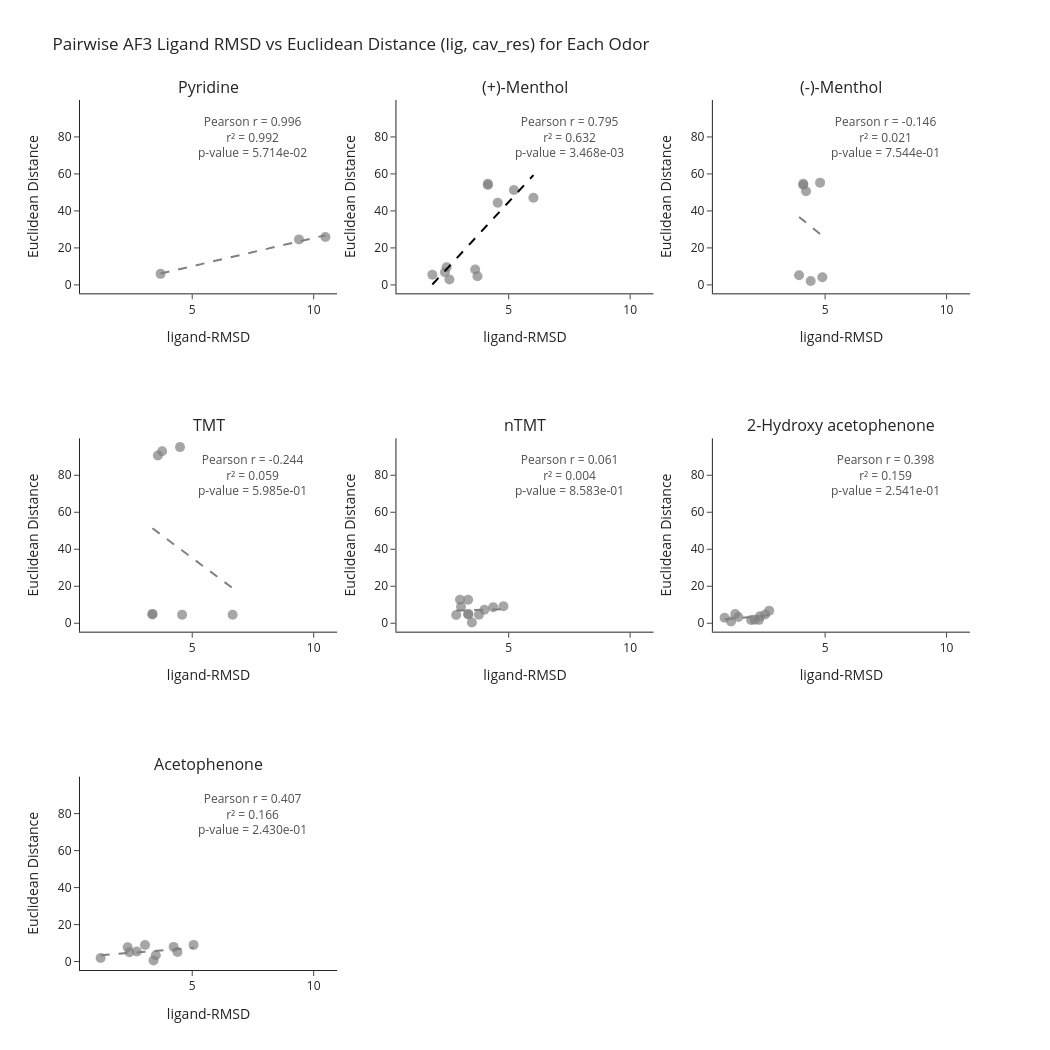

The code cell stored with this chart in its notebook:
### Code cell
from plotly.subplots import make_subplots

plot_df = ligand_comparison_df

# Get unique 'odors' values
odors = plot_df["odor"].unique()
num_cids = len(odors)

# Determine subplot grid size (aiming for square-like layout)
cols = int(np.ceil(np.sqrt(num_cids)))  # Square root for balanced grid
rows = int(np.ceil(num_cids / cols))

# Create subplot layout
fig = make_subplots(rows=rows, cols=cols, subplot_titles=[f"{_odor}" for _odor in odors])

# Loop through each 'cid' and create a subplot
for i, _odor in enumerate(odors):
    row, col = divmod(i, cols)  # Get row and col position

    # Subset data for this 'cid'
    subset_df = plot_df[plot_df["odor"] == _odor]

    # Generate individual plot using your function
    sub_fig = pf.plot_correlation(subset_df, 
                                  x_by='ligand_RMSD', y_by='Euclidean_Distance', 
                                  label_by='OR_pair', 
                                  linestyle='dash')

    # Add traces to subplot
    for _trace in sub_fig.data:
        fig.add_trace(_trace, row=row+1, col=col+1) 
    
    # Extract Pearson correlation annotation text
    if sub_fig.layout.annotations:
        fig.add_annotation(
            text=sub_fig.layout.annotations[0].text,
            x=7.5, y=80,  # Keep it at upper-left of each subplot
            showarrow=False,
            opacity=0.8, 
            row=row+1, col=col+1
        )

# Apply fixed x/y limits to all subplots
x = [_x for _data in fig.data for _x in _data['x']]
y = [_y for _data in fig.data for _y in _data['y']]
padding_x = (np.max(x) - np.min(x)) * 0.05  # 5% padding
padding_y = (np.max(y) - np.min(y)) * 0.05
fig.update_xaxes(range=[np.min(x) - padding_x, np.max(x) + padding_x], title_text="ligand-RMSD")
fig.update_yaxes(range=[np.min(y) - padding_y, np.max(y) + padding_y], title_text="Euclidean Distance")

# Update layout
fig.update_layout(
    title="Pairwise AF3 Ligand RMSD vs Euclidean Distance (lig, cav_res) for Each Odor",
    height = 350 * rows,  # Adjust based on rows
    width  = 350 * cols,   # Adjust based on cols
    showlegend=False, 
    template="simple_white"
)

# Show figure
fig.show()
fig.write_html('/mnt/data2/Justice/OR_learning/output/Canonical_bc/AF3/pS6_screen_template/ligand_comparison/ligRMSD_EuclDistligcav_res_subplot.html')

### Figure 1 — Plotly figure (JSON) as saved in the notebook; plotly's stock layout.template omitted (floating-point values rounded to 4 significant figures)
{"data": [{"hoverinfo": "text", "legendgroup": "Data", "marker": {"color": "gray", "opacity": 0.7, "size": 10}, "mode": "markers", "name": "Data", "showlegend": false, "text": ["ligand_RMSD: 9.395<br>Euclidean_Distance: 24.600<br>or13g1_or12j2", "ligand_RMSD: 10.483<br>Euclidean_Distance: 25.940<br>or13g1_or4b1d", "ligand_RMSD: 3.698<br>Euclidean_Distance: 5.973<br>or12j2_or4b1d"], "type": "scatter", "x": [9.395, 10.48, 3.698], "xaxis": "x", "y": [24.6, 25.94, 5.973], "yaxis": "y"}, {"hoverinfo": "text", "line": {"color": "gray", "dash": "dash"}, "mode": "lines", "name": "Pearson Line", "showlegend": true, "text": ["x: 3.70<br>y: 6.15<br>Pearson r = 0.996<br>r² = 0.992<br>p-value = 5.714e-02", "x: 9.39<br>y: 23.52<br>Pearson r = 0.996<br>r² = 0.992<br>p-value = 5.714e-02", "x: 10.48<br>y: 26.84<br>Pearson r = 0.996<br>r² = 0.992<br>p-value = 5.714e-02"], "type": "scatter", "x": [3.698, 9.395, 10.48], "xaxis": "x", "y": [6.146, 23.52, 26.84], "yaxis": "y"}, {"hoverinfo": "text", "legendgroup": "Data", "marker": {"color": "gray", "opacity": 0.7, "size": 10}, "mode": "markers", "name": "Data", "showlegend": false, "text": ["ligand_RMSD: 3.621<br>Euclidean_Distance: 8.356<br>or8g18_or5aq1", "ligand_RMSD: 1.859<br>Euclidean_Distance: 5.493<br>or8g18_or8g17", "ligand_RMSD: 6.020<br>Euclidean_Distance: 47.113<br>or8g18_or8g30", "ligand_RMSD: 3.717<br>Euclidean_Distance: 4.723<br>or8g18_or8g21", "ligand_RMSD: 2.560<br>Euclidean_Distance: 2.934<br>or5aq1_or8g17", "ligand_RMSD: 4.143<br>Euclidean_Distance: 54.000<br>or5aq1_or8g30", "ligand_RMSD: 2.445<br>Euclidean_Distance: 9.556<br>or5aq1_or8g21", "ligand_RMSD: 5.215<br>Euclidean_Distance: 51.285<br>or8g17_or8g30", "ligand_RMSD: 2.376<br>Euclidean_Distance: 6.858<br>or8g17_or8g21", "ligand_RMSD: 4.549<br>Euclidean_Distance: 44.453<br>or8g30_or8g21", "ligand_RMSD: 4.143<br>Euclidean_Distance: 54.704<br>or5aq1_or8g30"], "type": "scatter", "x": [3.621, 1.859, 6.02, 3.717, 2.56, 4.143, 2.445, 5.215, 2.376, 4.549, 4.143], "xaxis": "x2", "y": [8.356, 5.493, 47.11, 4.723, 2.934, 54.0, 9.556, 51.28, 6.858, 44.45, 54.7], "yaxis": "y2"}, {"hoverinfo": "text", "line": {"color": "black", "dash": "dash"}, "mode": "lines", "name": "Pearson Line", "showlegend": true, "text": ["x: 1.86<br>y: 0.20<br>Pearson r = 0.795<br>r² = 0.632<br>p-value = 3.468e-03", "x: 2.38<br>y: 7.55<br>Pearson r = 0.795<br>r² = 0.632<br>p-value = 3.468e-03", "x: 2.45<br>y: 8.53<br>Pearson r = 0.795<br>r² = 0.632<br>p-value = 3.468e-03", "x: 2.56<br>y: 10.17<br>Pearson r = 0.795<br>r² = 0.632<br>p-value = 3.468e-03", "x: 3.62<br>y: 25.26<br>Pearson r = 0.795<br>r² = 0.632<br>p-value = 3.468e-03", "x: 3.72<br>y: 26.62<br>Pearson r = 0.795<br>r² = 0.632<br>p-value = 3.468e-03", "x: 4.14<br>y: 32.68<br>Pearson r = 0.795<br>r² = 0.632<br>p-value = 3.468e-03", "x: 4.14<br>y: 32.68<br>Pearson r = 0.795<br>r² = 0.632<br>p-value = 3.468e-03", "x: 4.55<br>y: 38.45<br>Pearson r = 0.795<br>r² = 0.632<br>p-value = 3.468e-03", "x: 5.22<br>y: 47.94<br>Pearson r = 0.795<br>r² = 0.632<br>p-value = 3.468e-03", "x: 6.02<br>y: 59.39<br>Pearson r = 0.795<br>r² = 0.632<br>p-value = 3.468e-03"], "type": "scatter", "x": [1.859, 2.376, 2.445, 2.56, 3.621, 3.717, 4.143, 4.143, 4.549, 5.215, 6.02], "xaxis": "x2", "y": [0.1987, 7.555, 8.533, 10.17, 25.26, 26.62, 32.68, 32.68, 38.45, 47.94, 59.39], "yaxis": "y2"}, {"hoverinfo": "text", "legendgroup": "Data", "marker": {"color": "gray", "opacity": 0.7, "size": 10}, "mode": "markers", "name": "Data", "showlegend": false, "text": ["ligand_RMSD: 4.101<br>Euclidean_Distance: 54.000<br>or5aq1_or8g30", "ligand_RMSD: 4.886<br>Euclidean_Distance: 4.119<br>or8b49_or5aq1", "ligand_RMSD: 4.216<br>Euclidean_Distance: 50.614<br>or8b49_or8g30", "ligand_RMSD: 3.927<br>Euclidean_Distance: 5.246<br>or8b49_or5p1", "ligand_RMSD: 4.101<br>Euclidean_Distance: 54.704<br>or5aq1_or8g30", "ligand_RMSD: 4.406<br>Euclidean_Distance: 2.078<br>or5aq1_or5p1", "ligand_RMSD: 4.793<br>Euclidean_Distance: 55.278<br>or8g30_or5p1"], "type": "scatter", "x": [4.101, 4.886, 4.216, 3.927, 4.101, 4.406, 4.793], "xaxis": "x3", "y": [54.0, 4.119, 50.61, 5.246, 54.7, 2.078, 55.28], "yaxis": "y3"}, {"hoverinfo": "text", "line": {"color": "gray", "dash": "dash"}, "mode": "lines", "name": "Pearson Line", "showlegend": true, "text": ["x: 3.93<br>y: 36.76<br>Pearson r = -0.146<br>r² = 0.021<br>p-value = 7.544e-01", "x: 4.10<br>y: 34.91<br>Pearson r = -0.146<br>r² = 0.021<br>p-value = 7.544e-01", "x: 4.10<br>y: 34.91<br>Pearson r = -0.146<br>r² = 0.021<br>p-value = 7.544e-01", "x: 4.22<br>y: 33.69<br>Pearson r = -0.146<br>r² = 0.021<br>p-value = 7.544e-01", "x: 4.41<br>y: 31.67<br>Pearson r = -0.146<br>r² = 0.021<br>p-value = 7.544e-01", "x: 4.79<br>y: 27.55<br>Pearson r = -0.146<br>r² = 0.021<br>p-value = 7.544e-01", "x: 4.89<br>y: 26.56<br>Pearson r = -0.146<br>r² = 0.021<br>p-value = 7.544e-01"], "type": "scatter", "x": [3.927, 4.101, 4.101, 4.216, 4.406, 4.793, 4.886], "xaxis": "x3", "y": [36.76, 34.91, 34.91, 33.69, 31.67, 27.55, 26.56], "yaxis": "y3"}, {"hoverinfo": "text", "legendgroup": "Data", "marker": {"color": "gray", "opacity": 0.7, "size": 10}, "mode": "markers", "name": "Data", "showlegend": false, "text": ["ligand_RMSD: 6.663<br>Euclidean_Distance: 4.570<br>or2j6_or7a36", "ligand_RMSD: 3.762<br>Euclidean_Distance: 92.956<br>or2j6_or4k47", "ligand_RMSD: 3.362<br>Euclidean_Distance: 5.057<br>or2j6_or1e1c", "ligand_RMSD: 4.498<br>Euclidean_Distance: 95.216<br>or7a36_or4k47", "ligand_RMSD: 4.583<br>Euclidean_Distance: 4.611<br>or7a36_or1e1c", "ligand_RMSD: 3.586<br>Euclidean_Distance: 90.648<br>or4k47_or1e1c", "ligand_RMSD: 3.362<br>Euclidean_Distance: 4.692<br>or2j6_or1e1c"], "type": "scatter", "x": [6.663, 3.762, 3.362, 4.498, 4.583, 3.586, 3.362], "xaxis": "x4", "y": [4.57, 92.96, 5.057, 95.22, 4.611, 90.65, 4.692], "yaxis": "y4"}, {"hoverinfo": "text", "line": {"color": "gray", "dash": "dash"}, "mode": "lines", "name": "Pearson Line", "showlegend": true, "text": ["x: 3.36<br>y: 51.33<br>Pearson r = -0.244<br>r² = 0.059<br>p-value = 5.985e-01", "x: 3.36<br>y: 51.33<br>Pearson r = -0.244<br>r² = 0.059<br>p-value = 5.985e-01", "x: 3.59<br>y: 49.13<br>Pearson r = -0.244<br>r² = 0.059<br>p-value = 5.985e-01", "x: 3.76<br>y: 47.41<br>Pearson r = -0.244<br>r² = 0.059<br>p-value = 5.985e-01", "x: 4.50<br>y: 40.20<br>Pearson r = -0.244<br>r² = 0.059<br>p-value = 5.985e-01", "x: 4.58<br>y: 39.36<br>Pearson r = -0.244<br>r² = 0.059<br>p-value = 5.985e-01", "x: 6.66<br>y: 18.98<br>Pearson r = -0.244<br>r² = 0.059<br>p-value = 5.985e-01"], "type": "scatter", "x": [3.362, 3.362, 3.586, 3.762, 4.498, 4.583, 6.663], "xaxis": "x4", "y": [51.33, 51.33, 49.13, 47.41, 40.2, 39.36, 18.98], "yaxis": "y4"}, {"hoverinfo": "text", "legendgroup": "Data", "marker": {"color": "gray", "opacity": 0.7, "size": 10}, "mode": "markers", "name": "Data", "showlegend": false, "text": ["ligand_RMSD: 3.337<br>Euclidean_Distance: 5.057<br>or2j6_or1e1c", "ligand_RMSD: 3.331<br>Euclidean_Distance: 12.666<br>or1e1_or5p78", "ligand_RMSD: 3.486<br>Euclidean_Distance: 0.437<br>or1e1_or1e16", "ligand_RMSD: 3.040<br>Euclidean_Distance: 8.963<br>or1e1_or2j6", "ligand_RMSD: 2.840<br>Euclidean_Distance: 4.490<br>or1e1_or1e1c", "ligand_RMSD: 2.997<br>Euclidean_Distance: 12.660<br>or5p78_or1e16", "ligand_RMSD: 4.002<br>Euclidean_Distance: 7.307<br>or5p78_or2j6", "ligand_RMSD: 4.364<br>Euclidean_Distance: 8.649<br>or5p78_or1e1c", "ligand_RMSD: 4.787<br>Euclidean_Distance: 9.205<br>or1e16_or2j6", "ligand_RMSD: 3.776<br>Euclidean_Distance: 4.656<br>or1e16_or1e1c", "ligand_RMSD: 3.337<br>Euclidean_Distance: 4.692<br>or2j6_or1e1c"], "type": "scatter", "x": [3.337, 3.331, 3.486, 3.04, 2.84, 2.997, 4.002, 4.364, 4.787, 3.776, 3.337], "xaxis": "x5", "y": [5.057, 12.67, 0.4369, 8.963, 4.49, 12.66, 7.307, 8.649, 9.205, 4.656, 4.692], "yaxis": "y5"}, {"hoverinfo": "text", "line": {"color": "gray", "dash": "dash"}, "mode": "lines", "name": "Pearson Line", "showlegend": true, "text": ["x: 2.84<br>y: 6.89<br>Pearson r = 0.061<br>r² = 0.004<br>p-value = 8.583e-01", "x: 3.00<br>y: 6.94<br>Pearson r = 0.061<br>r² = 0.004<br>p-value = 8.583e-01", "x: 3.04<br>y: 6.96<br>Pearson r = 0.061<br>r² = 0.004<br>p-value = 8.583e-01", "x: 3.33<br>y: 7.07<br>Pearson r = 0.061<br>r² = 0.004<br>p-value = 8.583e-01", "x: 3.34<br>y: 7.07<br>Pearson r = 0.061<br>r² = 0.004<br>p-value = 8.583e-01", "x: 3.34<br>y: 7.07<br>Pearson r = 0.061<br>r² = 0.004<br>p-value = 8.583e-01", "x: 3.49<br>y: 7.13<br>Pearson r = 0.061<br>r² = 0.004<br>p-value = 8.583e-01", "x: 3.78<br>y: 7.24<br>Pearson r = 0.061<br>r² = 0.004<br>p-value = 8.583e-01", "x: 4.00<br>y: 7.32<br>Pearson r = 0.061<br>r² = 0.004<br>p-value = 8.583e-01", "x: 4.36<br>y: 7.46<br>Pearson r = 0.061<br>r² = 0.004<br>p-value = 8.583e-01", "x: 4.79<br>y: 7.62<br>Pearson r = 0.061<br>r² = 0.004<br>p-value = 8.583e-01"], "type": "scatter", "x": [2.84, 2.997, 3.04, 3.331, 3.337, 3.337, 3.486, 3.776, 4.002, 4.364, 4.787], "xaxis": "x5", "y": [6.886, 6.945, 6.961, 7.071, 7.073, 7.073, 7.129, 7.239, 7.324, 7.461, 7.62], "yaxis": "y5"}, {"hoverinfo": "text", "legendgroup": "Data", "marker": {"color": "gray", "opacity": 0.7, "size": 10}, "mode": "markers", "name": "Data", "showlegend": false, "text": ["ligand_RMSD: 1.429<br>Euclidean_Distance: 3.368<br>or8a1b_or8b40", "ligand_RMSD: 2.312<br>Euclidean_Distance: 3.802<br>or8a1b_or8b56", "ligand_RMSD: 1.126<br>Euclidean_Distance: 0.973<br>or8a1b_or8b41", "ligand_RMSD: 1.952<br>Euclidean_Distance: 1.817<br>or8a1b_or8b35", "ligand_RMSD: 2.698<br>Euclidean_Distance: 6.821<br>or8b40_or8b56", "ligand_RMSD: 0.861<br>Euclidean_Distance: 2.943<br>or8b40_or8b41", "ligand_RMSD: 2.279<br>Euclidean_Distance: 1.822<br>or8b40_or8b35", "ligand_RMSD: 2.531<br>Euclidean_Distance: 4.726<br>or8b56_or8b41", "ligand_RMSD: 1.299<br>Euclidean_Distance: 5.003<br>or8b56_or8b35", "ligand_RMSD: 2.095<br>Euclidean_Distance: 1.885<br>or8b41_or8b35"], "type": "scatter", "x": [1.429, 2.312, 1.126, 1.952, 2.698, 0.8612, 2.279, 2.531, 1.299, 2.095], "xaxis": "x6", "y": [3.368, 3.802, 0.973, 1.817, 6.821, 2.943, 1.822, 4.726, 5.003, 1.885], "yaxis": "y6"}, {"hoverinfo": "text", "line": {"color": "gray", "dash": "dash"}, "mode": "lines", "name": "Pearson Line", "showlegend": true, "text": ["x: 0.86<br>y: 2.18<br>Pearson r = 0.398<br>r² = 0.159<br>p-value = 2.541e-01", "x: 1.13<br>y: 2.48<br>Pearson r = 0.398<br>r² = 0.159<br>p-value = 2.541e-01", "x: 1.30<br>y: 2.68<br>Pearson r = 0.398<br>r² = 0.159<br>p-value = 2.541e-01", "x: 1.43<br>y: 2.83<br>Pearson r = 0.398<br>r² = 0.159<br>p-value = 2.541e-01", "x: 1.95<br>y: 3.42<br>Pearson r = 0.398<br>r² = 0.159<br>p-value = 2.541e-01", "x: 2.10<br>y: 3.59<br>Pearson r = 0.398<br>r² = 0.159<br>p-value = 2.541e-01", "x: 2.28<br>y: 3.79<br>Pearson r = 0.398<br>r² = 0.159<br>p-value = 2.541e-01", "x: 2.31<br>y: 3.83<br>Pearson r = 0.398<br>r² = 0.159<br>p-value = 2.541e-01", "x: 2.53<br>y: 4.08<br>Pearson r = 0.398<br>r² = 0.159<br>p-value = 2.541e-01", "x: 2.70<br>y: 4.27<br>Pearson r = 0.398<br>r² = 0.159<br>p-value = 2.541e-01"], "type": "scatter", "x": [0.8612, 1.126, 1.299, 1.429, 1.952, 2.095, 2.279, 2.312, 2.531, 2.698], "xaxis": "x6", "y": [2.184, 2.485, 2.681, 2.828, 3.423, 3.585, 3.793, 3.831, 4.081, 4.269], "yaxis": "y6"}, {"hoverinfo": "text", "legendgroup": "Data", "marker": {"color": "gray", "opacity": 0.7, "size": 10}, "mode": "markers", "name": "Data", "showlegend": false, "text": ["ligand_RMSD: 5.055<br>Euclidean_Distance: 9.020<br>or5b118_or2n1d", "ligand_RMSD: 4.390<br>Euclidean_Distance: 5.134<br>or5b118_or8b49", "ligand_RMSD: 1.230<br>Euclidean_Distance: 1.901<br>or5b118_or1e1c", "ligand_RMSD: 3.057<br>Euclidean_Distance: 8.915<br>or5b118_or8b56", "ligand_RMSD: 2.722<br>Euclidean_Distance: 5.427<br>or2n1d_or8b49", "ligand_RMSD: 4.236<br>Euclidean_Distance: 7.950<br>or2n1d_or1e1c", "ligand_RMSD: 3.408<br>Euclidean_Distance: 0.649<br>or2n1d_or8b56", "ligand_RMSD: 3.501<br>Euclidean_Distance: 3.382<br>or8b49_or1e1c", "ligand_RMSD: 2.418<br>Euclidean_Distance: 5.018<br>or8b49_or8b56", "ligand_RMSD: 2.341<br>Euclidean_Distance: 7.731<br>or1e1c_or8b56"], "type": "scatter", "x": [5.055, 4.39, 1.23, 3.057, 2.722, 4.236, 3.408, 3.501, 2.418, 2.341], "xaxis": "x7", "y": [9.02, 5.134, 1.901, 8.915, 5.427, 7.95, 0.6488, 3.382, 5.018, 7.731], "yaxis": "y7"}, {"hoverinfo": "text", "line": {"color": "gray", "dash": "dash"}, "mode": "lines", "name": "Pearson Line", "showlegend": true, "text": ["x: 1.23<br>y: 3.41<br>Pearson r = 0.407<br>r² = 0.166<br>p-value = 2.430e-01", "x: 2.34<br>y: 4.57<br>Pearson r = 0.407<br>r² = 0.166<br>p-value = 2.430e-01", "x: 2.42<br>y: 4.66<br>Pearson r = 0.407<br>r² = 0.166<br>p-value = 2.430e-01", "x: 2.72<br>y: 4.97<br>Pearson r = 0.407<br>r² = 0.166<br>p-value = 2.430e-01", "x: 3.06<br>y: 5.33<br>Pearson r = 0.407<br>r² = 0.166<br>p-value = 2.430e-01", "x: 3.41<br>y: 5.69<br>Pearson r = 0.407<br>r² = 0.166<br>p-value = 2.430e-01", "x: 3.50<br>y: 5.79<br>Pearson r = 0.407<br>r² = 0.166<br>p-value = 2.430e-01", "x: 4.24<br>y: 6.56<br>Pearson r = 0.407<br>r² = 0.166<br>p-value = 2.430e-01", "x: 4.39<br>y: 6.72<br>Pearson r = 0.407<br>r² = 0.166<br>p-value = 2.430e-01", "x: 5.05<br>y: 7.42<br>Pearson r = 0.407<br>r² = 0.166<br>p-value = 2.430e-01"], "type": "scatter", "x": [1.23, 2.341, 2.418, 2.722, 3.057, 3.408, 3.501, 4.236, 4.39, 5.055], "xaxis": "x7", "y": [3.411, 4.575, 4.656, 4.974, 5.326, 5.693, 5.79, 6.561, 6.722, 7.418], "yaxis": "y7"}], "layout": {"annotations": [{"font": {"size": 16}, "showarrow": false, "text": "Pyridine", "x": 0.1444, "xanchor": "center", "xref": "paper", "y": 1, "yanchor": "bottom", "yref": "paper"}, {"font": {"size": 16}, "showarrow": false, "text": "(+)-Menthol", "x": 0.5, "xanchor": "center", "xref": "paper", "y": 1, "yanchor": "bottom", "yref": "paper"}, {"font": {"size": 16}, "showarrow": false, "text": "(-)-Menthol", "x": 0.8556, "xanchor": "center", "xref": "paper", "y": 1, "yanchor": "bottom", "yref": "paper"}, {"font": {"size": 16}, "showarrow": false, "text": "TMT", "x": 0.1444, "xanchor": "center", "xref": "paper", "y": 0.6111, "yanchor": "bottom", "yref": "paper"}, {"font": {"size": 16}, "showarrow": false, "text": "nTMT", "x": 0.5, "xanchor": "center", "xref": "paper", "y": 0.6111, "yanchor": "bottom", "yref": "paper"}, {"font": {"size": 16}, "showarrow": false, "text": "2-Hydroxy acetophenone", "x": 0.8556, "xanchor": "center", "xref": "paper", "y": 0.6111, "yanchor": "bottom", "yref": "paper"}, {"font": {"size": 16}, "showarrow": false, "text": "Acetophenone", "x": 0.1444, "xanchor": "center", "xref": "paper", "y": 0.2222, "yanchor": "bottom", "yref": "paper"}, {"opacity": 0.8, "showarrow": false, "text": "Pearson r = 0.996<br>r² = 0.992<br>p-value = 5.714e-02", "x": 7.5, "xref": "x", "y": 80, "yref": "y"}, {"opacity": 0.8, "showarrow": false, "text": "Pearson r = 0.795<br>r² = 0.632<br>p-value = 3.468e-03", "x": 7.5, "xref": "x2", "y": 80, "yref": "y2"}, {"opacity": 0.8, "showarrow": false, "text": "Pearson r = -0.146<br>r² = 0.021<br>p-value = 7.544e-01", "x": 7.5, "xref": "x3", "y": 80, "yref": "y3"}, {"opacity": 0.8, "showarrow": false, "text": "Pearson r = -0.244<br>r² = 0.059<br>p-value = 5.985e-01", "x": 7.5, "xref": "x4", "y": 80, "yref": "y4"}, {"opacity": 0.8, "showarrow": false, "text": "Pearson r = 0.061<br>r² = 0.004<br>p-value = 8.583e-01", "x": 7.5, "xref": "x5", "y": 80, "yref": "y5"}, {"opacity": 0.8, "showarrow": false, "text": "Pearson r = 0.398<br>r² = 0.159<br>p-value = 2.541e-01", "x": 7.5, "xref": "x6", "y": 80, "yref": "y6"}, {"opacity": 0.8, "showarrow": false, "text": "Pearson r = 0.407<br>r² = 0.166<br>p-value = 2.430e-01", "x": 7.5, "xref": "x7", "y": 80, "yref": "y7"}], "height": 1050, "showlegend": false, "title": {"text": "Pairwise AF3 Ligand RMSD vs Euclidean Distance (lig, cav_res) for Each Odor"}, "width": 1050, "xaxis": {"anchor": "y", "domain": [0, 0.2889], "range": [0.3801, 10.96], "title": {"text": "ligand-RMSD"}}, "xaxis2": {"anchor": "y2", "domain": [0.3556, 0.6444], "range": [0.3801, 10.96], "title": {"text": "ligand-RMSD"}}, "xaxis3": {"anchor": "y3", "domain": [0.7111, 1], "range": [0.3801, 10.96], "title": {"text": "ligand-RMSD"}}, "xaxis4": {"anchor": "y4", "domain": [0, 0.2889], "range": [0.3801, 10.96], "title": {"text": "ligand-RMSD"}}, "xaxis5": {"anchor": "y5", "domain": [0.3556, 0.6444], "range": [0.3801, 10.96], "title": {"text": "ligand-RMSD"}}, "xaxis6": {"anchor": "y6", "domain": [0.7111, 1], "range": [0.3801, 10.96], "title": {"text": "ligand-RMSD"}}, "xaxis7": {"anchor": "y7", "domain": [0, 0.2889], "range": [0.3801, 10.96], "title": {"text": "ligand-RMSD"}}, "xaxis8": {"anchor": "y8", "domain": [0.3556, 0.6444], "range": [0.3801, 10.96], "title": {"text": "ligand-RMSD"}}, "xaxis9": {"anchor": "y9", "domain": [0.7111, 1], "range": [0.3801, 10.96], "title": {"text": "ligand-RMSD"}}, "yaxis": {"anchor": "x", "domain": [0.7778, 1], "range": [-4.552, 99.97], "title": {"text": "Euclidean Distance"}}, "yaxis2": {"anchor": "x2", "domain": [0.7778, 1], "range": [-4.552, 99.97], "title": {"text": "Euclidean Distance"}}, "yaxis3": {"anchor": "x3", "domain": [0.7778, 1], "range": [-4.552, 99.97], "title": {"text": "Euclidean Distance"}}, "yaxis4": {"anchor": "x4", "domain": [0.3889, 0.6111], "range": [-4.552, 99.97], "title": {"text": "Euclidean Distance"}}, "yaxis5": {"anchor": "x5", "domain": [0.3889, 0.6111], "range": [-4.552, 99.97], "title": {"text": "Euclidean Distance"}}, "yaxis6": {"anchor": "x6", "domain": [0.3889, 0.6111], "range": [-4.552, 99.97], "title": {"text": "Euclidean Distance"}}, "yaxis7": {"anchor": "x7", "domain": [0, 0.2222], "range": [-4.552, 99.97], "title": {"text": "Euclidean Distance"}}, "yaxis8": {"anchor": "x8", "domain": [0, 0.2222], "range": [-4.552, 99.97], "title": {"text": "Euclidean Distance"}}, "yaxis9": {"anchor": "x9", "domain": [0, 0.2222], "range": [-4.552, 99.97], "title": {"text": "Euclidean Distance"}}}}
